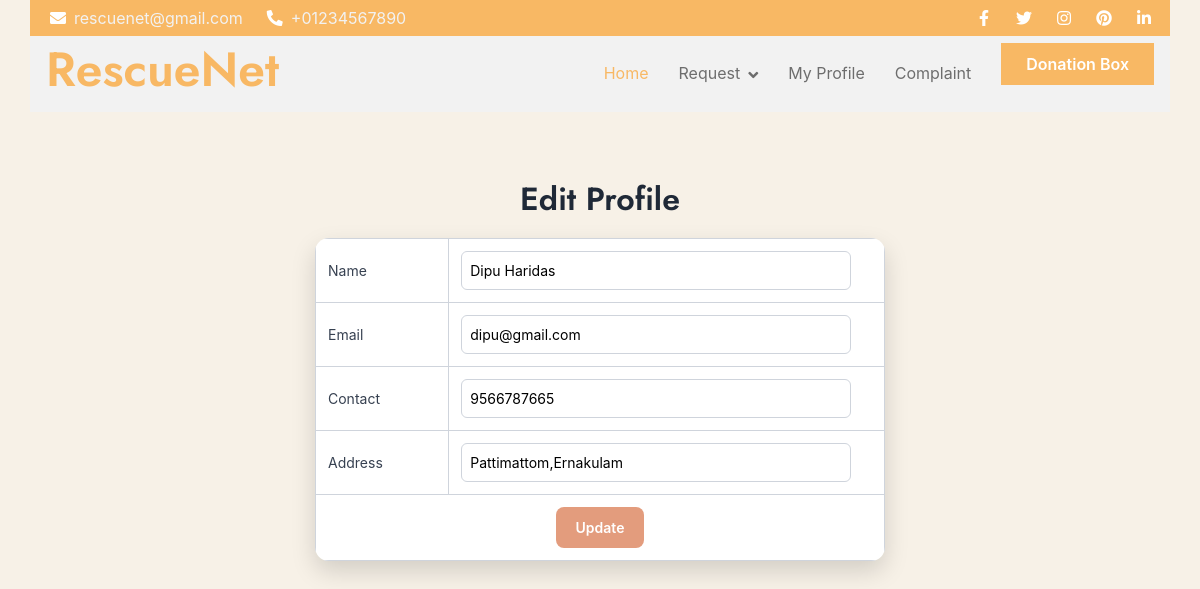
Screenshot of /Volunteer/EditProfile/ (signed in) with the database file from the repository.
### Guest/models.py (models this page shows)
class tbl_volunteer(models.Model):
    volunteer_name=models.CharField(max_length=50)
    volunteer_email=models.CharField(max_length=50)
    volunteer_password=models.CharField(max_length=50)
    volunteer_photo=models.FileField(upload_to="Assets/VolunteerDocs/")
    volunteer_proof=models.FileField(upload_to="Assets/VolunteerDocs/")
    volunteer_address=models.CharField(max_length=100)
    volunteer_contact=models.CharField(max_length=50)
    volunteer_emergency=models.IntegerField()
    place=models.ForeignKey(tbl_place,on_delete=models.CASCADE)
    volunteer_status=models.IntegerField(default=0)

### Volunteer/views.py (the view, shortened to what this page needs)
# urls.py: path("EditProfile/",views.EditProfile,name="EditProfile"),
def EditProfile(request):
    if "vid" not in request.session:
        return redirect("Guest:Login")
    vdata = tbl_volunteer.objects.get(id=request.session["vid"])
    return render(request, 'Volunteer/EditProfile.html', {'vdata': vdata})

### Volunteer/Templates/Volunteer/EditProfile.html (shortened to what this page needs)
{% extends 'Volunteer/Header.html' %}
{% block content %}
<!DOCTYPE html>
<html lang="en">
<head>
</head>
<body>
    <h2>Edit Profile</h2>
    <form action="" method="post">
        <table>
            <tr>
                <td>Name</td>
                <td><input type="text" required name="txt_name" id="txt_name" value="{{vdata.volunteer_name}}"
                title="Name Allows Only Alphabets,Spaces and First Letter Must Be Capital Letter" pattern="^[A-Z]+[a-zA-Z ]*$"></td>
            </tr>
            <tr>
                <td>Email</td>
                <td><input type="email" required name="txt_email" id="txt_email" value="{{vdata.volunteer_email}}"></td>
            </tr>
            <tr>
                <td>Contact</td>
                <td><input type="text" required name="txt_contact" id="txt_contact" value="{{vdata.volunteer_contact}}"
                pattern="[7-9]{1}[0-9]{9}" title="Phone number with 7-9 and remaining 9 digits 0-9"></td>
            </tr>
            <tr>
                <td>Address</td>
                <td><input type="text" required name="txt_address" id="txt_address" value="{{vdata.volunteer_address}}"></td>
            </tr>
            <tr>
                <td colspan="2" align="center"><input type="submit" value="Update"></td>
            </tr>
        </table>
    </form>
</body>
</html>
{% endblock %}

### Volunteer/Templates/Volunteer/EditProfile.html (style rules this page uses)
body { font-family: "Inter", "Segoe UI", Arial, sans-serif; background-color: #f3eadaa1; padding: 30px; color: #374151; }
h2 { text-align: center; font-weight: 600; color: #1f2937; margin-bottom: 20px; }
table { width: 50%; margin: auto; border-collapse: collapse; background-color: #ffffff; border-radius: 14px; overflow: hidden; box-shadow: 0 10px 25px rgba(0,0,0,0.15); }
th, td { border: 1px solid #cfd4dc; padding: 12px; font-size: 14px; }
input[type="text"], input[type="email"] { width: 95%; padding: 8px; border: 1px solid #cfd4dc; border-radius: 6px; font-size: 14px; }
input[type="submit"] { background-color: #e39c7d; color: #fff; padding: 10px 20px; border: none; border-radius: 8px; font-weight: 600; cursor: pointer; transition: background 0.3s; }

### rows the page displays
tbl_volunteer: txt_name "Dipu Haridas", txt_email "dipu@gmail.com", txt_contact "9566787665", txt_address "Pattimattom,Ernakulam"
